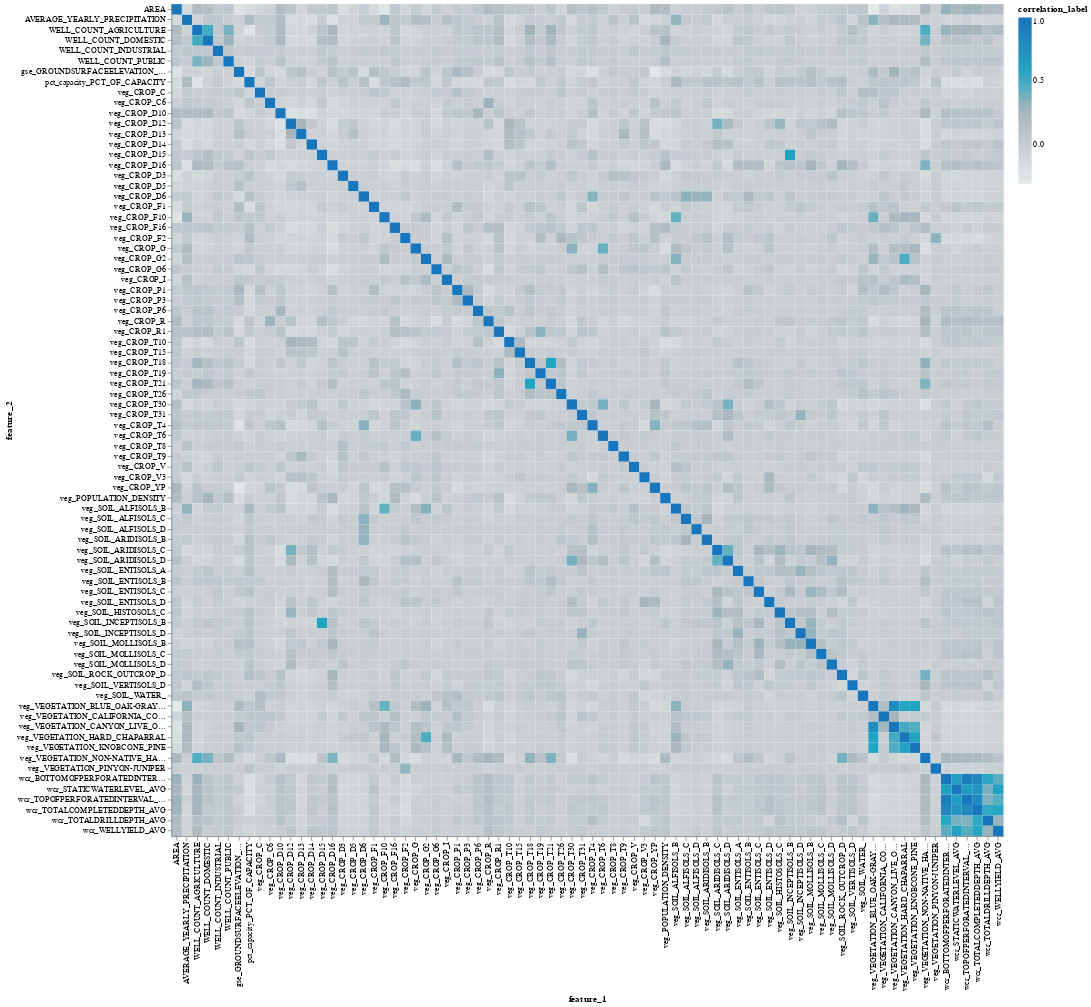

The notebook cell this image was saved under:
### Markdown cell above
### Find feature correlation

### Code cell
#Elements of the pipeline can be extracted out of the pipeline
cols_transformer = impute_scale_pipe[0]

columns_to_transform =  create_transformation_cols(X)
wcr_cols = columns_to_transform["wcr_cols"]
veg_soils_crops_pop_cols =  columns_to_transform["veg_soils_crops_pop_cols"]
pct_cols = columns_to_transform["pct_cols"]
gse_cols = columns_to_transform["gse_cols"]
list_cols_used = columns_to_transform["list_cols_used"]
      
   
X_impute_scaled_df= convert_scaled_array_to_df(
    X_impute_scaled,
    cols_transformer,
    X,
    list_cols_used
   
)

draw_corr_heatmap(X_impute_scaled_df.reset_index(), ['TOWNSHIP_RANGE', 'YEAR'])

### Figure 1 — Vega-Lite specification as saved in the notebook (floating-point values rounded to 4 significant figures; data arrays with more than 128 entries replaced by an {"elided": "..."} marker saying what was removed)
{"config": {"view": {"continuousWidth": 400, "continuousHeight": 300}}, "data": {"name": "data-b26cca253db3275c8d1b276c8bf275f8"}, "mark": "rect", "encoding": {"color": {"field": "correlation_label", "scale": {"scheme": "lightgreyteal"}, "type": "quantitative"}, "tooltip": [{"field": "feature_1", "title": "feature_1", "type": "nominal"}, {"field": "feature_2", "title": "feature_2", "type": "nominal"}, {"field": "correlation_label", "title": "Correlation Value", "type": "quantitative"}], "x": {"field": "feature_1", "type": "nominal"}, "y": {"field": "feature_2", "type": "nominal"}}, "height": 1000, "width": 1000, "$schema": "https://vega.github.io/schema/vega-lite/v4.17.0.json", "datasets": {"data-b26cca253db3275c8d1b276c8bf275f8": {"elided": "6400 records"}}}
